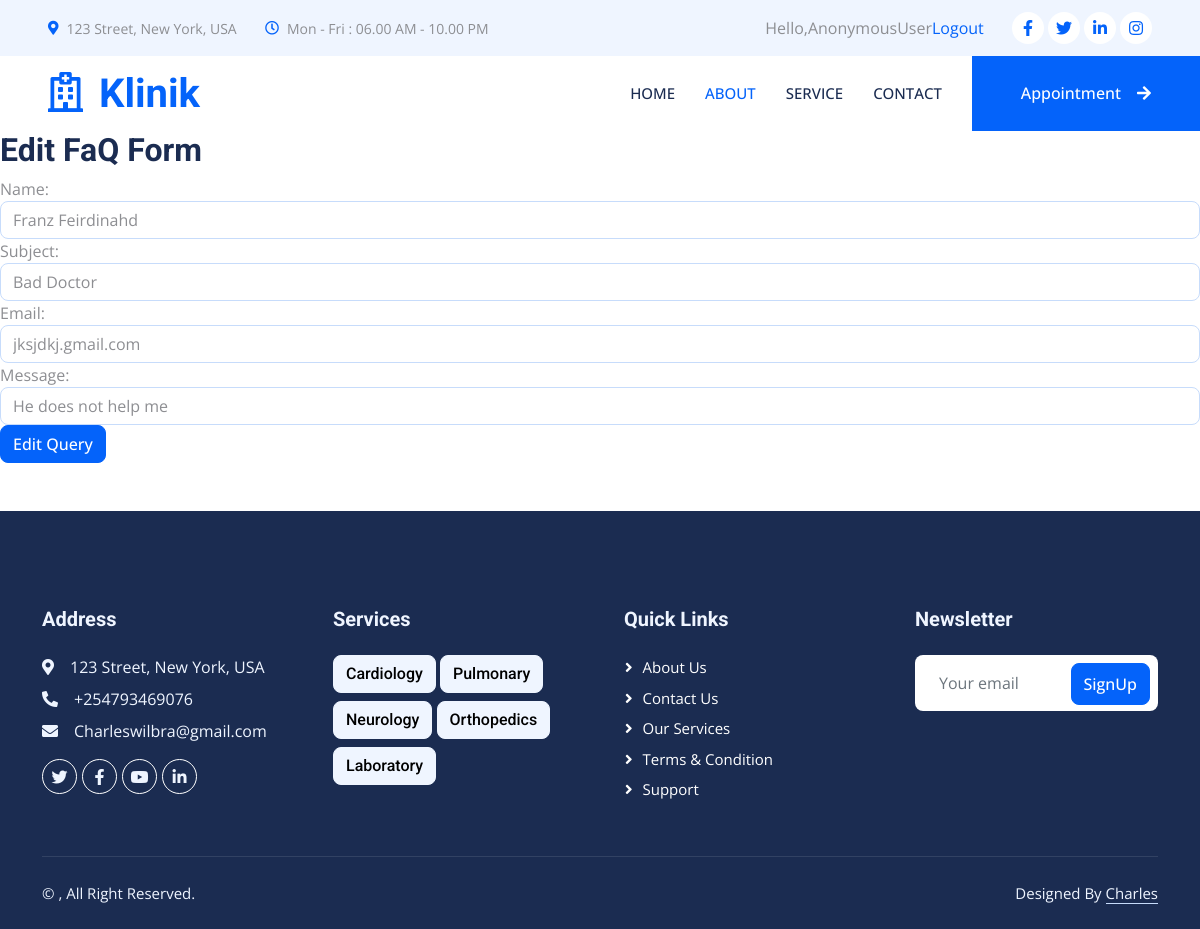
Page /hosi/editquery/1/ on the committed database.
### hosi/models.py (models this page shows, shortened)
class Query(models.Model):
    name = models.CharField(max_length=20)
    subject = models.TextField()
    email = models.TextField()
    message = models.TextField()
    objects = models.Manager()

### hosi/views.py (the view)
# urls.py: path('editquery/<int:id>/', views.editquery, name='editquery'),
def editquery(request,id):
    querys = get_object_or_404(Query, id=id)
    if request.method == "POST":
        form = QueryForm(request.POST, instance=querys)
        if form.is_valid():
            form.save()
            return redirect('querylist')
    else:
            form = QueryForm(instance=querys)
    return render(request, 'editquery.html', {'form': form, 'querys': querys})

### hosi/forms.py
class QueryForm(forms.ModelForm):
    class Meta:
      model = Query
      fields = '__all__'
      widgets = {
        'name': forms.TextInput(attrs={'class': 'form-control','placeholder': 'Enter your name'}),
        'email': forms.TextInput(attrs={'class': 'form-control','placeholder': 'Enter your email'}),
        'subject': forms.TextInput(attrs={'class': 'form-control','placeholder': 'Enter your subject'}),
        'message': forms.TextInput(attrs={'class': 'form-control','placeholder': 'Enter your message'}),
    }

### hosi/templates/editquery.html (shortened to what this page needs)
{% extends "base.html" %}
{% block content %}
<h2>Edit FaQ Form</h2>
<form action="" method="POST" >
  {{ form }}
  <button class="btn btn-primary">Edit Query </button>
</form>
{% endblock %}

### static/css/style.css (style rules this page uses)
:root { --primary: #0463FA; --light: #EFF5FF; --dark: #1B2C51; }
.btn { font-weight: 500; transition: .5s; }
.btn.btn-primary, .btn.btn-secondary { color: #FFFFFF; }

### rows in the picture
Query: name "Franz Feirdinahd", subject "Bad Doctor", email "jksjdkj.gmail.com", message "He does not help me"

### other values in the picture
{{ request.user }} "AnonymousUser"
